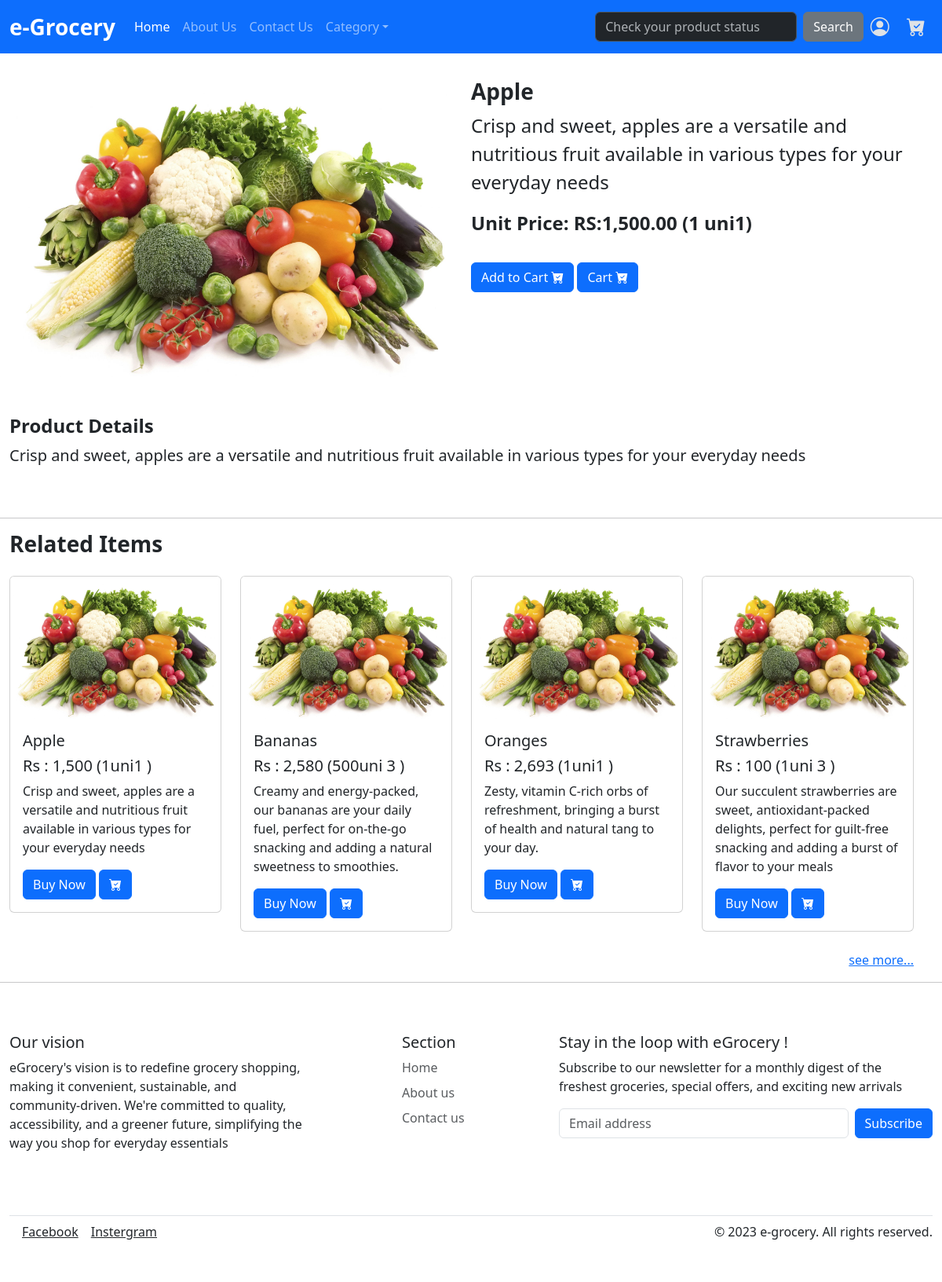
Page /view/singleProduct.php?pr_id=1 on the committed database.
### tables this page shows
CREATE TABLE IF NOT EXISTS `product` (
  `id` int NOT NULL AUTO_INCREMENT,
  `name` varchar(45) NOT NULL,
  `discription` longtext,
  `img_path` varchar(45) DEFAULT NULL,
  `price` varchar(45) DEFAULT NULL,
  `category_id` int NOT NULL,
  `priceQty` varchar(45) DEFAULT NULL,
  `unit_id` int NOT NULL,
  `smapleDis` longtext,
  PRIMARY KEY (`id`),
  KEY `fk_product_category_idx` (`category_id`),
  KEY `fk_product_unit1_idx` (`unit_id`),
  CONSTRAINT `fk_product_category` FOREIGN KEY (`category_id`) REFERENCES `category` (`id`),
  CONSTRAINT `fk_product_unit1` FOREIGN KEY (`unit_id`) REFERENCES `unit` (`id`)
);

CREATE TABLE IF NOT EXISTS `unit` (
  `id` int NOT NULL AUTO_INCREMENT,
  `unit_name` varchar(45) DEFAULT NULL,
  PRIMARY KEY (`id`)
);

### connection.php (called while the page is built, shortened)
<?php
class Database {
    public static $connection;
    public static function setUpConnection() {
        global $dbconfig;
        if (!isset(self::$connection)) {
            self::$connection = new mysqli(
                $dbconfig['db_host'],
                $dbconfig['db_username'],
                $dbconfig['db_password'],
                $dbconfig['db_name'],
                $dbconfig['db_port']
            );
        }
    }
    public static function search($sql, ...$params) {
        $stmt = self::$connection->prepare($sql);
        $stmt->execute();
        $result_set = $stmt->get_result();
        return $result_set;
    }
}
?>

### view/singleProduct.php (the view, shortened to what this page needs)
<?php
if (isset($_GET['pr_id'])) {
    $prid = $_GET['pr_id'];
    require_once('./Header.php');
    $pr_rs = Database::search("SELECT product.id AS pid, product.* , unit.* FROM product INNER JOIN unit ON product.unit_id = unit.id WHERE product.id = '" . $prid . "' ");
    $pr_data = $pr_rs->fetch_assoc();
?>
    <div class="row " style="margin-top: 100px;">
        <div class="col-12 col-md-6">
            <img src="../document/<?php echo $pr_data['img_path'] ?>" alt="Product Name" class="img-fluid">
        </div>
        <div class="col-12 col-md-6">
            <h2 class="fw-bold fs-3"><?php echo $pr_data['name'] ?></h2>
            <p class="fs-4"><?php echo $pr_data['smapleDis'] ?></p>
            <p class="fw-bold fs-4">Unit Price: RS:<?php echo number_format($pr_data['price']) ?>.00 (<?php echo $pr_data['priceQty'] ?> <?php echo $pr_data['unit_name'] ?>)</p>
            <div>
                <button class="btn btn-primary" id="cart-<?php echo $pr_data['pid'] ?>" onclick="addCardItem('<?php echo $pr_data['pid'] ?>')">Add to Cart <i class="bi bi-cart-check-fill"></i></button>
                <button class="btn btn-primary" onclick=" location.href = './cart.php' ">Cart <i class="bi bi-cart-check-fill"></i></button>
            </div>
        </div>
    </div>
    <div class="row mt-5">
        <div class="col-12">
            <h3 class="fw-bold fs-4">Product Details</h3>
            <p class="fs-5"><?php echo $pr_data['discription'] ?></p>
        </div>
    </div>
    <br>
    <hr class="fw-bold mt-5"><br>
    <h3 class="text-start fw-bold fs-3 mb-4">Related Items</h3>
    <div class="row" data-aos="fade-left" data-aos-duration="800" data-aos-delay="200" data-aos-once="true">
        <?php
        $product_rs = Database::search("SELECT product.* , unit.* , product.id AS pid  FROM product INNER JOIN unit ON product.unit_id = unit.id  WHERE category_id = '" . $pr_data["category_id"] . "' LIMIT 4 ");
        foreach ($product_rs as $product_data) {
        ?>
            <div class="col-12 col-md-3">
                <div class="card mb-4">
                    <img src="../document/<?php echo $product_data["img_path"] ?>" class="card-img-top" alt="Product 1">
                    <div class="card-body">
                        <h5 class="card-title"><?php echo $product_data["name"] ?></h5>
                        <h5 class="card-title">Rs : <?php echo number_format($product_data["price"] )?> (<?php echo $product_data["priceQty"] . "" . $product_data["unit_name"] ?> )</h5>
                        <p class="card-text"><?php echo $product_data["discription"] ?></p>
                        <div>
                            <a href="./singleProduct.php?pr_id=<?php echo $product_data["pid"] ?>" class="btn btn-primary">Buy Now</a>
                            <button class="btn btn-primary" id="cart-<?php echo $product_data['pid'] ?>" onclick="addCardItem('<?php echo $product_data['pid'] ?>')"><i class="bi bi-cart-check-fill"></i></button>
                        </div>
                    </div>
                </div>
            </div>
        <?php
        }
        ?>
        <div class="text-end float-right">
            <a href="./product.php?cat_id=<?php echo $product_data['category_id'] ?>" class="text-primery">see more...</a>
        </div>
    </div>
<?php
    require_once('./Footer.php');
} else {
    header('Location: ./home.php');
    exit();
}
?>

### view/Header.php (shortened to what this page needs)
<?php
require '../connection.php';
?>
<!DOCTYPE html>
<html lang="en">
<head>
    <link rel="stylesheet" href="../src/styles/style.css">
    <link rel="stylesheet" href="../src/js/aos/aos.css">
    <link href="https://cdn.jsdelivr.net/npm/bootstrap@5.3.2/dist/css/bootstrap.min.css" rel="stylesheet">
    <link rel="stylesheet" href="https://cdn.jsdelivr.net/npm/bootstrap-icons@1.3.0/font/bootstrap-icons.css">
</head>
<body>
    <div class="container-fluid">
        <div class="row">
            <nav class="navbar navbar-expand-lg bg-primary position-fixed mb-5 d-block" style="z-index: 9999;" data-bs-theme="dark">
                <div class="container-fluid">
                    <a class="navbar-brand fw-bold fs-3" href="./Home.php">e-Grocery</a>
                    <div class="collapse navbar-collapse" id="navbarColor01">
                        <ul class="navbar-nav me-auto">
                            <li class="nav-item"><a class="nav-link active" href="./Home.php">Home</a></li>
                            <li class="nav-item"><a class="nav-link" href="Home.php#aboutus">About Us</a></li>
                            <li class="nav-item"><a class="nav-link" href="Home.php#contactus">Contact Us</a></li>
                            <li class="nav-item dropdown">
                                <a class="nav-link dropdown-toggle" data-bs-toggle="dropdown" href="#" role="button" aria-haspopup="true" aria-expanded="false">Category</a>
                            </li>
                        </ul>
                        <div class="d-flex">
                            <input class="form-control me-sm-2" type="search" id="checkProductStatus" placeholder="Check your product status">
                            <button class="btn btn-secondary my-2 my-sm-0" type="button" onclick="checkProductStatus()">Search</button>
                        </div>
                        <div class="flex">
                            <a href="./signin.php" class="btn btn-sm fw-bold fs-4"><i class="bi bi-person-circle"></i></a>
                            <a href="./cart.php" class="btn btn-sm fw-bold fs-4"><i class="bi bi-cart-check-fill"></i></a>
                        </div>
                    </div>
                </div>
            </nav>

### view/Footer.php (shortened to what this page needs)
<hr class="my-3">
<footer class="pt-5">
    <div class="row">
        <div class="col-6 col-md-4 mb-3" data-aos="fade-down" data-aos-duration="800" data-aos-delay="200" data-aos-once="true">
            <h5>Our vision</h5>
            <p>eGrocery's vision is to redefine grocery shopping, making it convenient, sustainable, and community-driven. We're committed to quality, accessibility, and a greener future, simplifying the way you shop for everyday essentials</p>
        </div>
        <div class="col-6 offset-md-1 col-md-2 mb-3" data-aos="fade-down" data-aos-duration="800" data-aos-delay="200" data-aos-once="true">
            <h5>Section</h5>
            <ul class="nav flex-column">
                <li class="nav-item mb-2"><a href="./Home.php" class="nav-link p-0 text-muted">Home</a></li>
                <li class="nav-item mb-2"><a href="Home.php#aboutus" class="nav-link p-0 text-muted">About us</a></li>
                <li class="nav-item mb-2"><a href="Home.php#contactus" class="nav-link p-0 text-muted">Contact us</a></li>
            </ul>
        </div>
        <div class="col-md-5 mb-3" data-aos="fade-down" data-aos-duration="800" data-aos-delay="200" data-aos-once="true">
            <form>
                <h5>Stay in the loop with eGrocery !</h5>
                <p>Subscribe to our newsletter for a monthly digest of the freshest groceries, special offers, and exciting new arrivals</p>
                <div class="d-flex flex-column flex-sm-row w-100 gap-2">
                    <input id="newsletter1" type="text" class="form-control" placeholder="Email address">
                    <button class="btn btn-primary" type="button">Subscribe</button>
                </div>
            </form>
        </div>
    </div>
    <div class="d-flex flex-column flex-sm-row justify-content-between py-2 my-5 border-top" data-aos="fade-up" data-aos-duration="800" data-aos-delay="200" data-aos-once="true">
        <ul class="list-unstyled d-flex">
            <li class="ms-3"><a class="link-dark" href="#">Facebook</a></li>
            <li class="ms-3"><a class="link-dark" href="#">Instergram</a></li>
        </ul>
        <p>&copy; 2023 e-grocery. All rights reserved.</p>
    </div>
</footer>
</div>
</div>
</body>
</html>

### src/styles/style.css (style rules this page uses)
body { margin: 0; padding: 0; box-sizing: border-box; overflow-x: hidden; }

### rows in the picture
product: img_path (picture), name "Apple", smapleDis "Crisp and sweet, apples are a versatile and nutritious fruit available in various types for your everyday needs", price "1,500", priceQty "1", unit.unit_name "uni1", discription "Crisp and sweet, apples are a versatile and nutritious fruit available in various types for your everyday needs"
product: img_path (picture), name "Bananas", price "2,580", priceQty "500", unit.unit_name "uni 3", discription "Creamy and energy-packed, our bananas are your daily fuel, perfect for on-the-go snacking and adding a natural sweetness to smoothies."
product: img_path (picture), name "Oranges", price "2,693", priceQty "1", unit.unit_name "uni1", discription "Zesty, vitamin C-rich orbs of refreshment, bringing a burst of health and natural tang to your day."
product: img_path (picture), name "Strawberries", price "100", priceQty "1", unit.unit_name "uni 3", discription "Our succulent strawberries are sweet, antioxidant-packed delights, perfect for guilt-free snacking and adding a burst of flavor to your meals"
